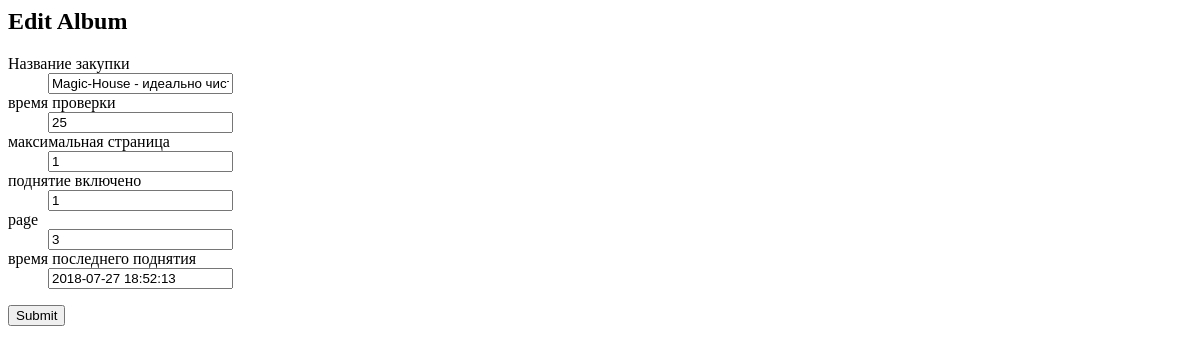
/item/81532, run on an earlier commit of the app's database.
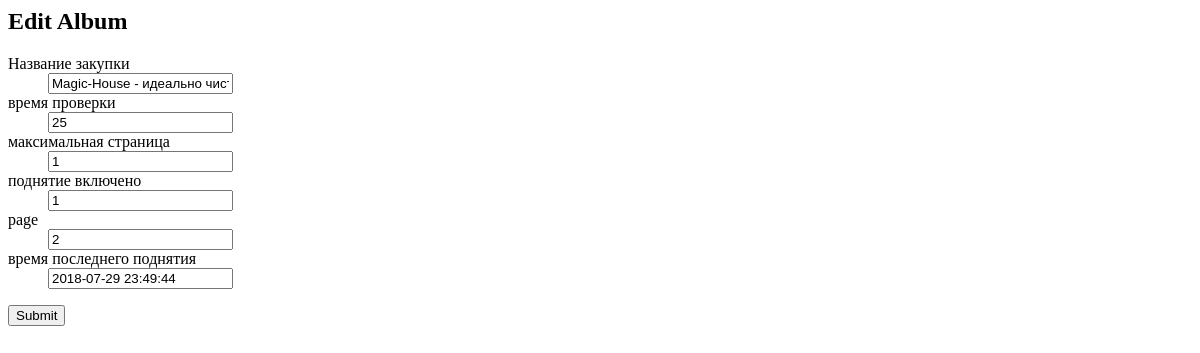
And on a later commit of the database.
### tables this page shows
CREATE TABLE topics (id INTEGER PRIMARY KEY UNIQUE NOT NULL, name VARCHAR (250) NOT NULL, ref VARCHAR (100), time_start TIME DEFAULT (7), time_stop TIME DEFAULT (23.05), interval_minutes INTEGER DEFAULT (30), user_id INTEGER REFERENCES users (id), last_up_time TIME DEFAULT (1), active INT DEFAULT (1), page INT, maxpage INT DEFAULT (1), actual INT DEFAULT (1), good_id INT DEFAULT (0));

### app.py (the view, shortened to what this page needs)
@app.route('/item/<int:id>', methods=['GET', 'POST'])
def edit(id):
    tpcs = engine.execute("""select t.id,
                                           t.name,
                                           t.page,
                                           t.maxpage max_page,
                                           t.interval_minutes,
                                           t.active,
                                           datetime(last_up_time, 'unixepoch', 'localtime') up_time
                                   from topics t
                                   where actual=1 """+" and id={}".format(id)).first()
    form=EditForm(formdata=request.form, obj=tpcs)
    return render_template('edit_topic.html', form=form)

### forms.py
class EditForm(FlaskForm):
    name = StringField('Название закупки')
    page = StringField('page')
    max_page = StringField('максимальная страница', validators=[DataRequired()])
    interval_minutes = StringField('время проверки', validators=[DataRequired()])
    active = StringField('поднятие включено', validators=[DataRequired()])
    up_time = StringField('время последнего поднятия ')

### templates/edit_topic.html (shortened to what this page needs)
<doctype html>
<h2>Edit Album</h2>
{% from "_formhelpers.html" import render_field %}
<form method=post>
    <dl>
        {{ render_field(form.name) }}
        {{ render_field(form.interval_minutes) }}
        {{ render_field(form.max_page) }}
        {{ render_field(form.active) }}
        {{ render_field(form.page) }}
        {{ render_field(form.up_time) }}
    </dl>
    <p><input type=submit value=Submit>
</form>

### templates/_formhelpers.html (shortened to what this page needs)
{% macro render_field(field) %}
    <dt>{{ field.label }}
    <dd>{{ field(**kwargs)|safe }}
    </dd>
{% endmacro %}

What changed in the data, as far as the page shows it:
changed topics "Magic-House - идеально чисто без магии. Швабры всех форматов и всё для уборки": page "3" → "2"
Also different on the page:
form field up_time: "2018-07-27 18:52:13" → "2018-07-29 23:49:44"
